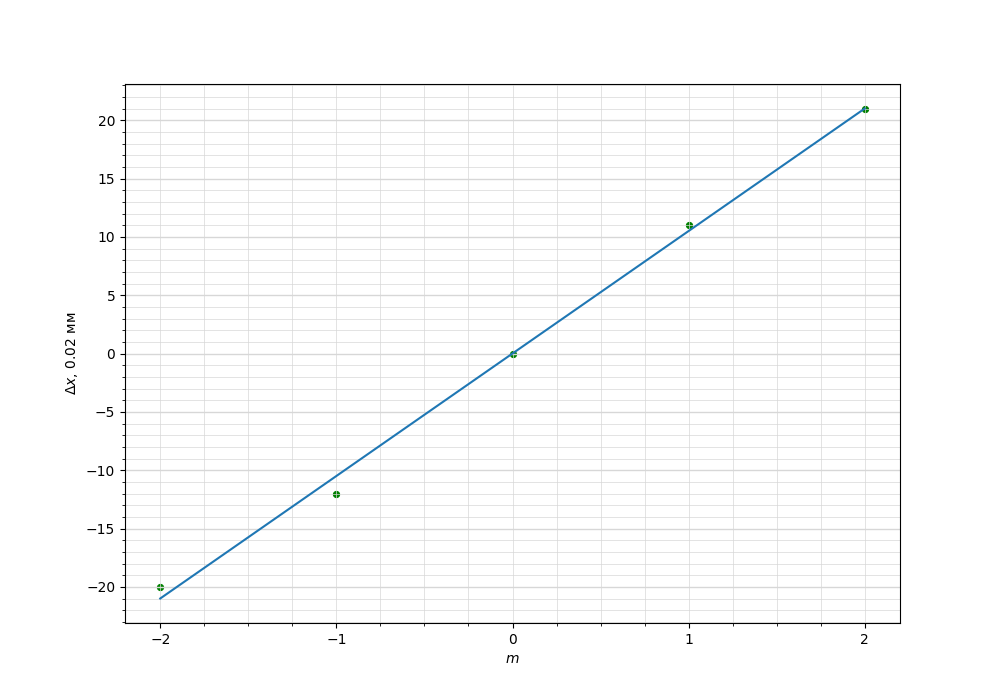

Reproduce this figure in Python.
import numpy as np
import matplotlib.pyplot as plt
from matplotlib.ticker import MultipleLocator

plt.figure(figsize=(10,7))  #Размер изображения
#plt.title('График зависимости разности температуры от разности давления для T=295K') # Заголовок

x = [-2, -1, 0, 1, 2] # Координата x
y = [-20, -12, 0, 11, 21] # Координата y

plt.scatter(x, y, s=18, c='green')  # Экспериментальные точки на графике

plt.xlabel('$m$') # Подпись абсцисс
plt.ylabel(r'$\Delta x$, $0.02$ мм') # Подпись ординат

#yerr = [0.018*_y for _y in y]  # Погрешность по y
#xerr = [0.05 for _x in x] # Погрешность по x
#plt.errorbar(x, y, xerr=xerr, yerr=yerr, fmt=" ", color='k')

p = np.polyfit(x, y, deg=1) # Построение кривой по мнк
p_f = np.poly1d(p)
line1, = plt.plot(x, p_f(x), label='experimental')
print(p_f)


DP = 2
ax = plt.gca()
## Характеристики сетки

ax.yaxis.set_minor_locator(MultipleLocator(1))
ax.yaxis.set_major_locator(MultipleLocator(5))
ax.xaxis.set_minor_locator(MultipleLocator(0.25))
ax.xaxis.set_major_locator(MultipleLocator(1))
ax.yaxis.grid(True,'major',linewidth=2/DP,linestyle='-',color='#d7d7d7')
ax.xaxis.grid(True,'minor',linewidth=1/DP,linestyle='-',color='#d7d7d7')
ax.yaxis.grid(True,'minor',linewidth=1/DP,linestyle='-',color='#d7d7d7')
ax.xaxis.grid(True,'major',linewidth=1/DP,linestyle='-',color='#d7d7d7',zorder=0)

plt.savefig('2')
